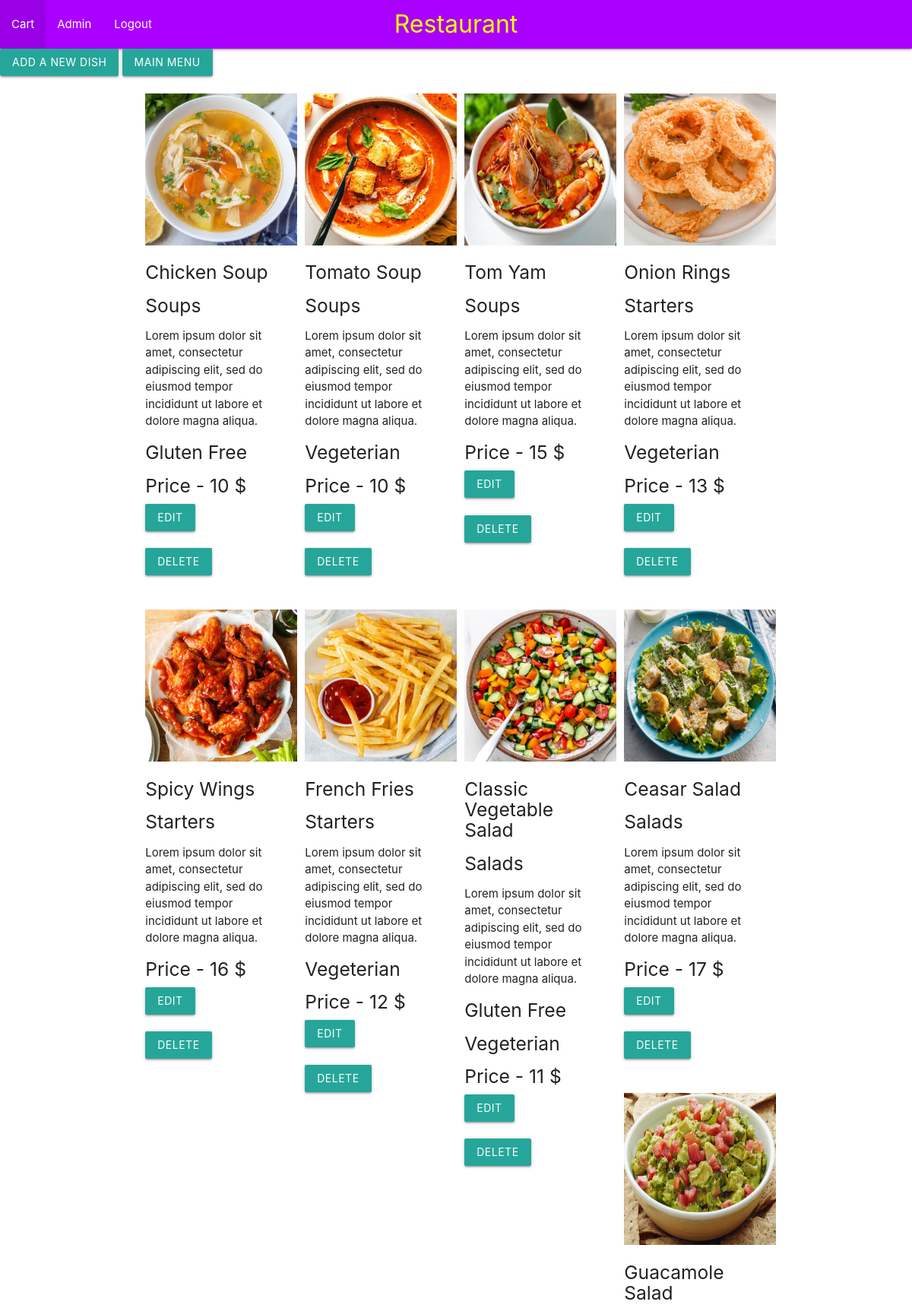
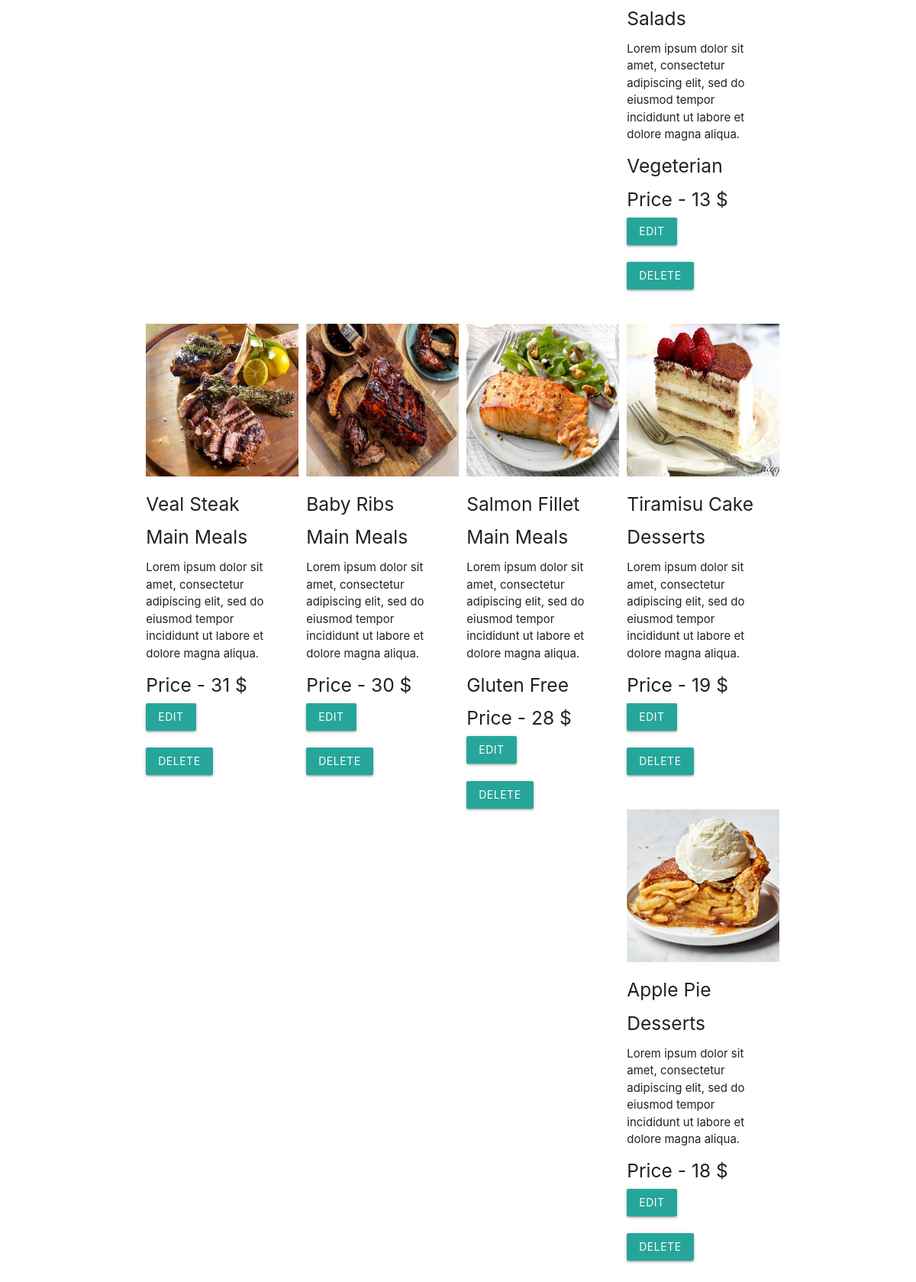
Screenshot of /admin/dishes (signed in, upper part) with the database file from the repository (2 pictures, top to bottom).
### models/user.py (models this page shows)
class User(db.Model, UserMixin):
    id = db.Column(db.Integer, primary_key=True)
    username = db.Column(db.String(25), unique=True, nullable=False)
    password = db.Column(db.String(20), nullable=False)
    first_name = db.Column(db.String(25))
    last_name = db.Column(db.String(25))
    email = db.Column(db.String(30))
    is_staff = db.Column(db.Boolean, default=False)
    carts = db.relationship('Cart', backref='user')

### models/dish.py (models this page shows)
class Dish(db.Model):
    id = db.Column(db.Integer, primary_key=True)
    name = db.Column(db.String(30), unique=True, nullable=False)
    price = db.Column(db.Integer, nullable=False)
    description = db.Column(db.String(200))
    image = db.Column(db.String)
    is_gluten_free = db.Column(db.Boolean, default=False)
    is_vegeterian = db.Column(db.Boolean, default=False)
    category_id = db.Column(db.Integer, db.ForeignKey('category.id'))

### models/category.py (models this page shows)
class Category(db.Model):
    id = db.Column(db.Integer, primary_key=True)
    name = db.Column(db.String(20), unique=True, nullable=False)
    image = db.Column(db.String)
    dishes = db.relationship('Dish', backref='category')

### controllers/admin.py (the view)
@login_required
def list_dishes():
    if current_user.is_staff == False:
        return redirect(url_for('homepage'))
    dishes = Dish.query.all()
    return render_template('admins/dishes/a_dish.html', dishes=dishes)

### auth.py (called while the page is built)
@login_manager.user_loader
def load_user(user_id):
    return User.query.get(int(user_id))

### templates/admins/dishes/a_dish.html
{% extends 'layout.html'%} {% block content %}
<a href="{{ url_for('admins.add_dish') }}" class="btn waves-effect waves-light"
  >Add a new dish</a
>
<a href="{{url_for('admins.admin')}}" class="btn waves-effect waves-light"
  >Main Menu</a
>
<br /><br />
<div class="container">
  <div class="row">
    {% for dish in dishes %}
    <div class="col s3">
      <div>
        <img src="{{dish.image}}" width="200" height="200" />
      </div>
      <div>
        <h5>{{dish.name}}</h5>
        <h5>{{dish.category.name}}</h5>
      </div>
      <p>{{dish.description}}</p>
      {% if dish.is_gluten_free%}
      <h5>Gluten Free</h5>
      {% endif %} {% if dish.is_vegeterian%}
      <h5>Vegeterian</h5>
      {% endif %}
      <h5>Price - {{dish.price}} $</h5>
      <a
        href="{{ url_for('admins.edit_dish', id=dish.id) }}"
        class="btn waves-effect waves-light"
        >Edit</a
      >
      <br />
      <br />
      <form
        method="POST"
        action="{{ url_for('admins.delete_dish', id=dish.id) }}"
      >
        <input
          class="btn waves-effect waves-light"
          type="submit"
          value="Delete"
        />
      </form>
      <br /><br />
    </div>
    {% endfor %}
  </div>
</div>
{% endblock %}

### templates/layout.html (shortened to what this page needs)
<!DOCTYPE html>
<html lang="en">
  <head>
    <link
      rel="stylesheet"
      href="{{url_for('static',filename='css/materialize.css')}}"
    />
  </head>
  <body>
    <nav>
      <div class="nav-wrapper purple accent-4">
        <a href="{{url_for('homepage')}}" class="brand-logo center" style="color: rgb(251, 255, 0); font-size: xx-large;"
          >Restaurant</a
        >
        <ul id="nav-mobile" class="left hide-on-med-and-down">
          <li>
            {% if current_user.is_authenticated %}
            <a href="{{url_for('users.cart',id=current_user.id)}}">Cart</a>
            {% endif %}
          </li>
          <li>
            {% if current_user.is_authenticated %}
            <a href="{{url_for('users.user')}}">{{current_user.username}}</a>
            {% endif %}
          </li>
          <li>
            {% if current_user.is_authenticated %}
            <a href="{{url_for('users.logout')}}">Logout</a>
            {% else %}
            <li><a href="{{url_for('users.login')}}">Login</a></li>
            <li><a href="{{url_for('users.signup')}}">Sign Up</a></li>
            {% endif %}
          </li>
        </ul>
      </div>
    </nav>
    <section>{% block content %}{% endblock %}</section>
  </body>
</html>

### rows the page displays
User: username "Admin"
Dish: image (picture), name "Chicken Soup", category.name "Soups", description "Lorem ipsum dolor sit amet, consectetur adipiscing elit, sed do eiusmod tempor incididunt ut labore et dolore magna aliqua.", is_gluten_free "Gluten Free", price "10"
Dish: image (picture), name "Tomato Soup", category.name "Soups", description "Lorem ipsum dolor sit amet, consectetur adipiscing elit, sed do eiusmod tempor incididunt ut labore et dolore magna aliqua.", is_vegeterian "Vegeterian", price "10"
Dish: image (picture), name "Tom Yam", category.name "Soups", description "Lorem ipsum dolor sit amet, consectetur adipiscing elit, sed do eiusmod tempor incididunt ut labore et dolore magna aliqua.", price "15"
Dish: image (picture), name "Onion Rings", category.name "Starters", description "Lorem ipsum dolor sit amet, consectetur adipiscing elit, sed do eiusmod tempor incididunt ut labore et dolore magna aliqua.", is_vegeterian "Vegeterian", price "13"
Dish: image (picture), name "Spicy Wings", category.name "Starters", description "Lorem ipsum dolor sit amet, consectetur adipiscing elit, sed do eiusmod tempor incididunt ut labore et dolore magna aliqua.", price "16"
Dish: image (picture), name "French Fries", category.name "Starters", description "Lorem ipsum dolor sit amet, consectetur adipiscing elit, sed do eiusmod tempor incididunt ut labore et dolore magna aliqua.", is_vegeterian "Vegeterian", price "12"
Dish: image (picture), name "Classic Vegetable Salad", category.name "Salads", description "Lorem ipsum dolor sit amet, consectetur adipiscing elit, sed do eiusmod tempor incididunt ut labore et dolore magna aliqua.", is_gluten_free "Gluten Free", is_vegeterian "Vegeterian", price "11"
Dish: image (picture), name "Ceasar Salad", category.name "Salads", description "Lorem ipsum dolor sit amet, consectetur adipiscing elit, sed do eiusmod tempor incididunt ut labore et dolore magna aliqua.", price "17"
Dish: image (picture), name "Guacamole Salad", category.name "Salads", description "Lorem ipsum dolor sit amet, consectetur adipiscing elit, sed do eiusmod tempor incididunt ut labore et dolore magna aliqua.", is_vegeterian "Vegeterian", price "13"
Dish: image (picture), name "Veal Steak", category.name "Main Meals", description "Lorem ipsum dolor sit amet, consectetur adipiscing elit, sed do eiusmod tempor incididunt ut labore et dolore magna aliqua.", price "31"
Dish: image (picture), name "Baby Ribs", category.name "Main Meals", description "Lorem ipsum dolor sit amet, consectetur adipiscing elit, sed do eiusmod tempor incididunt ut labore et dolore magna aliqua.", price "30"
Dish: image (picture), name "Salmon Fillet", category.name "Main Meals", description "Lorem ipsum dolor sit amet, consectetur adipiscing elit, sed do eiusmod tempor incididunt ut labore et dolore magna aliqua.", is_gluten_free "Gluten Free", price "28"
Dish: image (picture), name "Tiramisu Cake", category.name "Desserts", description "Lorem ipsum dolor sit amet, consectetur adipiscing elit, sed do eiusmod tempor incididunt ut labore et dolore magna aliqua.", price "19"
Dish: image (picture), name "Apple Pie", category.name "Desserts", description "Lorem ipsum dolor sit amet, consectetur adipiscing elit, sed do eiusmod tempor incididunt ut labore et dolore magna aliqua.", price "18"
